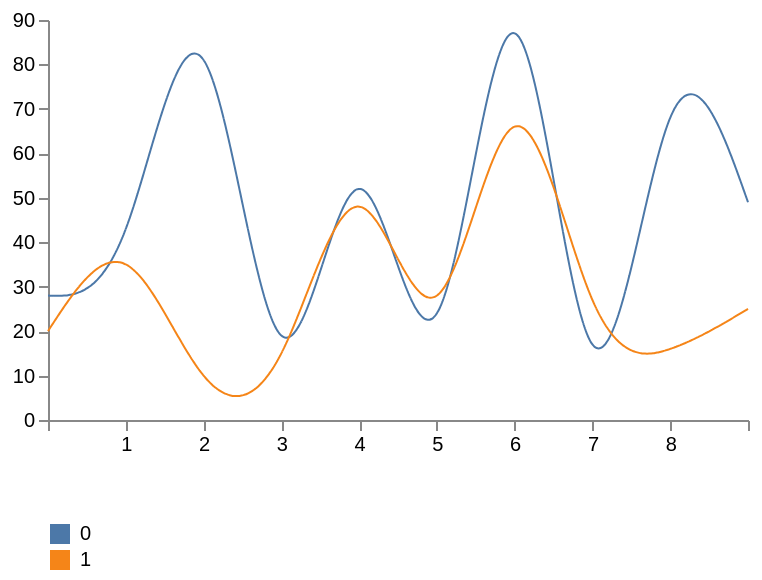

Vega-Lite specification stored for this chart:
### Vega specification from a JSON file in a GitHub repository (floating-point values rounded to 4 significant figures)
{"$schema": "https://vega.github.io/schema/vega/v5.json", "width": 350, "height": 200, "padding": 5, "data": [{"name": "table", "values": [{"x": 0, "y": 28, "variable": 0}, {"x": 0, "y": 20, "variable": 1}, {"x": 1, "y": 43, "variable": 0}, {"x": 1, "y": 35, "variable": 1}, {"x": 2, "y": 81, "variable": 0}, {"x": 2, "y": 10, "variable": 1}, {"x": 3, "y": 19, "variable": 0}, {"x": 3, "y": 15, "variable": 1}, {"x": 4, "y": 52, "variable": 0}, {"x": 4, "y": 48, "variable": 1}, {"x": 5, "y": 24, "variable": 0}, {"x": 5, "y": 28, "variable": 1}, {"x": 6, "y": 87, "variable": 0}, {"x": 6, "y": 66, "variable": 1}, {"x": 7, "y": 17, "variable": 0}, {"x": 7, "y": 27, "variable": 1}, {"x": 8, "y": 68, "variable": 0}, {"x": 8, "y": 16, "variable": 1}, {"x": 9, "y": 49, "variable": 0}, {"x": 9, "y": 25, "variable": 1}]}], "scales": [{"name": "x", "type": "point", "range": "width", "domain": {"data": "table", "field": "x"}}, {"name": "y", "type": "linear", "range": "height", "nice": true, "zero": true, "domain": {"data": "table", "field": "y"}}, {"name": "variable", "type": "ordinal", "range": "category", "domain": {"data": "table", "field": "variable"}}], "legends": [{"fill": "variable", "title": "", "orient": "bottom", "encode": {"symbols": {"enter": {"shape": {"value": "square"}}}, "labels": {"update": {"text": {"field": "value"}}}}}], "axes": [{"orient": "bottom", "scale": "x", "labelBound": true, "labelOverlap": "parity"}, {"orient": "left", "scale": "y"}], "marks": [{"type": "group", "from": {"facet": {"name": "series", "data": "table", "groupby": "variable"}}, "marks": [{"type": "line", "from": {"data": "series"}, "encode": {"enter": {"x": {"scale": "x", "field": "x"}, "y": {"scale": "y", "field": "y"}, "stroke": {"scale": "variable", "field": "variable"}, "strokeWidth": 2, "strokeDash": [{"test": "datum.dash", "value": [4, 4]}, {"value": [1, 0]}]}, "update": {"interpolate": {"value": "natural"}, "fillOpacity": {"value": 1}}, "hover": {"fillOpacity": {"value": 1}}}}]}]}
